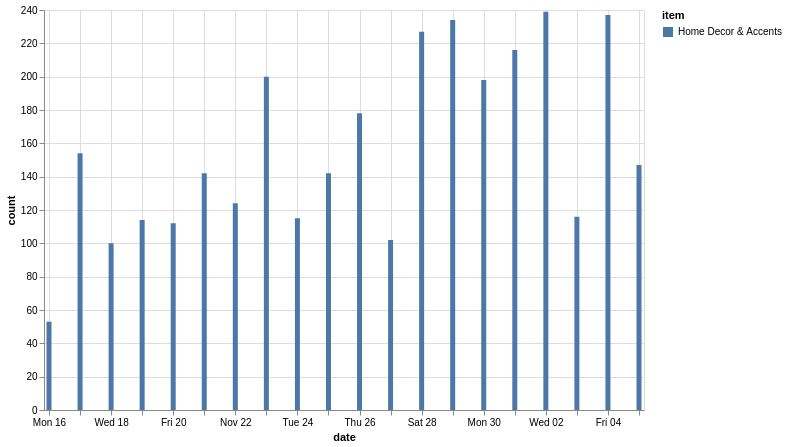

Write a Vega-Lite specification for this figure.
### Vega-Lite specification from a JSON file in a GitHub repository (floating-point values rounded to 4 significant figures)
{"config": {"view": {"continuousWidth": 400, "continuousHeight": 300}}, "data": {"name": "data-b4b2580682f90d9237b71e4aa3392459"}, "mark": "bar", "encoding": {"color": {"type": "nominal", "field": "item"}, "x": {"type": "temporal", "field": "date"}, "y": {"type": "quantitative", "field": "count"}}, "height": 400, "width": 600, "$schema": "https://vega.github.io/schema/vega-lite/v4.8.1.json", "datasets": {"data-b4b2580682f90d9237b71e4aa3392459": [{"item": "Home Decor & Accents", "date": "2020-11-16", "count": 53}, {"item": "Home Decor & Accents", "date": "2020-11-17", "count": 154}, {"item": "Home Decor & Accents", "date": "2020-11-18", "count": 100}, {"item": "Home Decor & Accents", "date": "2020-11-19", "count": 114}, {"item": "Home Decor & Accents", "date": "2020-11-20", "count": 112}, {"item": "Home Decor & Accents", "date": "2020-11-21", "count": 142}, {"item": "Home Decor & Accents", "date": "2020-11-22", "count": 124}, {"item": "Home Decor & Accents", "date": "2020-11-23", "count": 200}, {"item": "Home Decor & Accents", "date": "2020-11-24", "count": 115}, {"item": "Home Decor & Accents", "date": "2020-11-25", "count": 142}, {"item": "Home Decor & Accents", "date": "2020-11-26", "count": 178}, {"item": "Home Decor & Accents", "date": "2020-11-27", "count": 102}, {"item": "Home Decor & Accents", "date": "2020-11-28", "count": 227}, {"item": "Home Decor & Accents", "date": "2020-11-29", "count": 234}, {"item": "Home Decor & Accents", "date": "2020-11-30", "count": 198}, {"item": "Home Decor & Accents", "date": "2020-12-01", "count": 216}, {"item": "Home Decor & Accents", "date": "2020-12-02", "count": 239}, {"item": "Home Decor & Accents", "date": "2020-12-03", "count": 116}, {"item": "Home Decor & Accents", "date": "2020-12-04", "count": 237}, {"item": "Home Decor & Accents", "date": "2020-12-05", "count": 147}]}}
